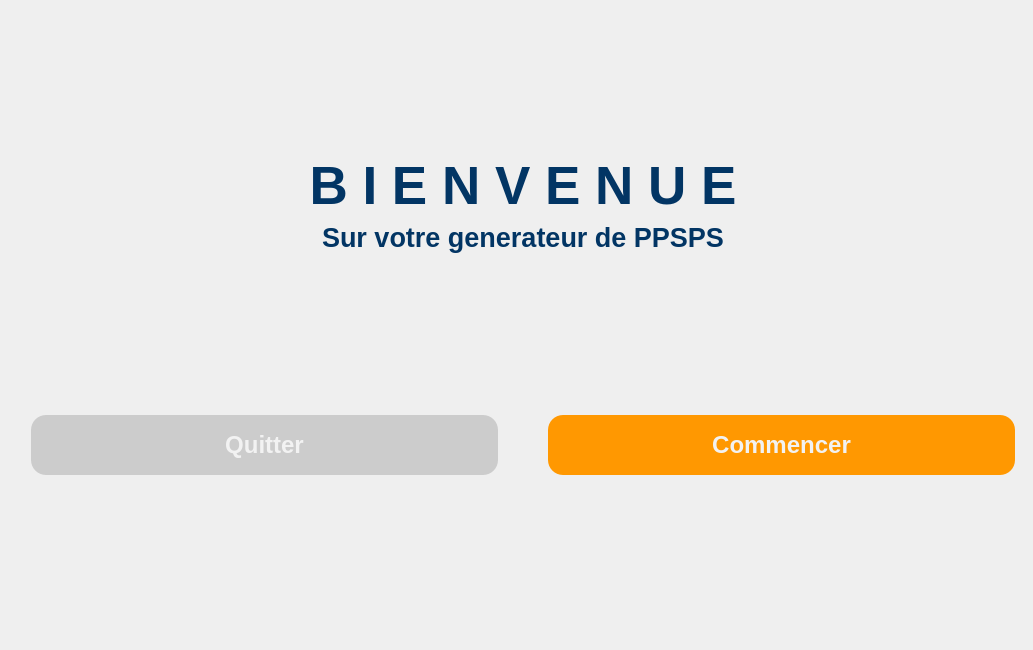
<?xml version="1.0" encoding="UTF-8"?>
<ui version="4.0">
 <class>Dialog</class>
 <widget class="QDialog" name="Dialog">
  <property name="geometry">
   <rect>
    <x>0</x>
    <y>0</y>
    <width>1033</width>
    <height>650</height>
   </rect>
  </property>
  <property name="minimumSize">
   <size>
    <width>800</width>
    <height>480</height>
   </size>
  </property>
  <property name="windowTitle">
   <string>Dialog</string>
  </property>
  <layout class="QGridLayout" name="gridLayout">
   <property name="leftMargin">
    <number>0</number>
   </property>
   <property name="topMargin">
    <number>0</number>
   </property>
   <property name="rightMargin">
    <number>0</number>
   </property>
   <property name="bottomMargin">
    <number>0</number>
   </property>
   <item row="0" column="0">
    <layout class="QHBoxLayout" name="horizontalLayout">
     <item>
      <widget class="QLabel" name="label">
       <property name="maximumSize">
        <size>
         <width>500</width>
         <height>16777215</height>
        </size>
       </property>
       <property name="text">
        <string/>
       </property>
       <property name="pixmap">
        <pixmap resource="gg.qrc">:/gg/back.png</pixmap>
       </property>
       <property name="scaledContents">
        <bool>true</bool>
       </property>
      </widget>
     </item>
     <item>
      <widget class="QWidget" name="widget" native="true">
       <layout class="QVBoxLayout" name="verticalLayout">
        <property name="leftMargin">
         <number>0</number>
        </property>
        <property name="topMargin">
         <number>0</number>
        </property>
        <property name="rightMargin">
         <number>0</number>
        </property>
        <property name="bottomMargin">
         <number>10</number>
        </property>
        <item>
         <widget class="QScrollArea" name="pnls_1">
          <property name="styleSheet">
           <string notr="true">QTextEdit
{
background:#e3e3e3;
border: 0;
border-radius: 10px;
color:#ababab;
font: 19pt &quot;Arial&quot;;
padding-left:5px;
}

QTextEdit:focus
{
color:#ff9801;
background:#f2f2f2;
border: 1px Solid #ff9801;
font: 19pt &quot;Arial&quot;;
}

QLabel
{
	color : red;
	font: 12pt &quot;Arial&quot;;

}</string>
          </property>
          <property name="frameShape">
           <enum>QFrame::NoFrame</enum>
          </property>
          <property name="frameShadow">
           <enum>QFrame::Sunken</enum>
          </property>
          <property name="lineWidth">
           <number>0</number>
          </property>
          <property name="verticalScrollBarPolicy">
           <enum>Qt::ScrollBarAsNeeded</enum>
          </property>
          <property name="widgetResizable">
           <bool>true</bool>
          </property>
          <widget class="QWidget" name="pnl_main_2">
           <property name="geometry">
            <rect>
             <x>0</x>
             <y>0</y>
             <width>525</width>
             <height>638</height>
            </rect>
           </property>
           <layout class="QVBoxLayout" name="verticalLayout_2">
            <item>
             <spacer name="verticalSpacer_2">
              <property name="orientation">
               <enum>Qt::Vertical</enum>
              </property>
              <property name="sizeHint" stdset="0">
               <size>
                <width>20</width>
                <height>40</height>
               </size>
              </property>
             </spacer>
            </item>
            <item>
             <widget class="QLabel" name="label_6">
              <property name="maximumSize">
               <size>
                <width>16777215</width>
                <height>80</height>
               </size>
              </property>
              <property name="font">
               <font>
                <family>Arial</family>
                <pointsize>40</pointsize>
                <weight>75</weight>
                <italic>false</italic>
                <bold>true</bold>
               </font>
              </property>
              <property name="styleSheet">
               <string notr="true">color:#023564;
font-weight: 600;
font-size: 40pt;</string>
              </property>
              <property name="text">
               <string>B I E N V E N U E</string>
              </property>
              <property name="alignment">
               <set>Qt::AlignCenter</set>
              </property>
             </widget>
            </item>
            <item>
             <widget class="QLabel" name="label_7">
              <property name="maximumSize">
               <size>
                <width>16777215</width>
                <height>80</height>
               </size>
              </property>
              <property name="font">
               <font>
                <family>Arial</family>
                <pointsize>20</pointsize>
                <weight>75</weight>
                <italic>false</italic>
                <bold>true</bold>
               </font>
              </property>
              <property name="styleSheet">
               <string notr="true">color:#023564;
font-weight: 600;
font-size: 20pt;</string>
              </property>
              <property name="text">
               <string>Sur votre generateur de PPSPS</string>
              </property>
              <property name="alignment">
               <set>Qt::AlignCenter</set>
              </property>
             </widget>
            </item>
            <item>
             <spacer name="verticalSpacer_3">
              <property name="orientation">
               <enum>Qt::Vertical</enum>
              </property>
              <property name="sizeHint" stdset="0">
               <size>
                <width>20</width>
                <height>40</height>
               </size>
              </property>
             </spacer>
            </item>
            <item>
             <widget class="QWidget" name="widget_3" native="true">
              <property name="minimumSize">
               <size>
                <width>0</width>
                <height>0</height>
               </size>
              </property>
              <layout class="QGridLayout" name="gridLayout_3">
               <property name="spacing">
                <number>50</number>
               </property>
               <item row="0" column="0">
                <widget class="QPushButton" name="btn_exit">
                 <property name="minimumSize">
                  <size>
                   <width>111</width>
                   <height>60</height>
                  </size>
                 </property>
                 <property name="maximumSize">
                  <size>
                   <width>16777215</width>
                   <height>16777215</height>
                  </size>
                 </property>
                 <property name="font">
                  <font>
                   <family>Arial</family>
                   <pointsize>18</pointsize>
                   <weight>62</weight>
                   <italic>false</italic>
                   <bold>true</bold>
                  </font>
                 </property>
                 <property name="styleSheet">
                  <string notr="true">QPushButton
{
background-color:#CCCCCC;
color:#f2f2f2;
border-radius: 15px;
font: 75 18pt &quot;Arial&quot;;
font-weight: 500;
}

QPushButton:hover
{
background-color:#d3d3d3;
}</string>
                 </property>
                 <property name="text">
                  <string>Quitter</string>
                 </property>
                 <property name="checkable">
                  <bool>false</bool>
                 </property>
                 <property name="flat">
                  <bool>false</bool>
                 </property>
                </widget>
               </item>
               <item row="0" column="1">
                <widget class="QPushButton" name="btn_start">
                 <property name="minimumSize">
                  <size>
                   <width>111</width>
                   <height>60</height>
                  </size>
                 </property>
                 <property name="maximumSize">
                  <size>
                   <width>16777215</width>
                   <height>16777215</height>
                  </size>
                 </property>
                 <property name="font">
                  <font>
                   <family>Arial</family>
                   <pointsize>18</pointsize>
                   <weight>62</weight>
                   <italic>false</italic>
                   <bold>true</bold>
                  </font>
                 </property>
                 <property name="styleSheet">
                  <string notr="true">QPushButton
{
background-color:#ff9801;
color:#f2f2f2;
border-radius: 15px;
font: 75 18pt &quot;Arial&quot;;
font-weight: 500;
}

QPushButton:hover
{
background-color:#fbaa32;
}</string>
                 </property>
                 <property name="text">
                  <string>Commencer</string>
                 </property>
                 <property name="checkable">
                  <bool>false</bool>
                 </property>
                 <property name="flat">
                  <bool>false</bool>
                 </property>
                </widget>
               </item>
              </layout>
             </widget>
            </item>
            <item>
             <spacer name="verticalSpacer">
              <property name="orientation">
               <enum>Qt::Vertical</enum>
              </property>
              <property name="sizeHint" stdset="0">
               <size>
                <width>20</width>
                <height>40</height>
               </size>
              </property>
             </spacer>
            </item>
           </layout>
          </widget>
         </widget>
        </item>
       </layout>
      </widget>
     </item>
    </layout>
   </item>
  </layout>
 </widget>
 <resources>
  <include location="gg.qrc"/>
 </resources>
 <connections/>
</ui>
